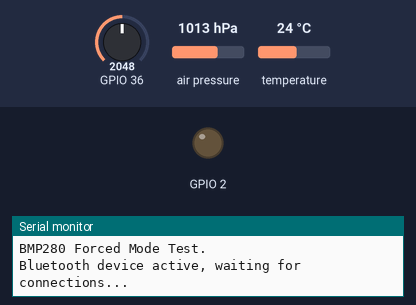
The program below on a simulated ESP32. Parts: output pins drawn as LEDs (lit = HIGH), the last lines printed to the serial monitor. The inputs (shaded band) are chosen by the test bench; at power-on: GPIO 36 = 2048, air pressure 1013 hPa, temperature 24 °C. Nothing arrives over Bluetooth unless stated; a phone connects over Bluetooth LE 3 s after start.

Above: at 0.1 s.
At 3.1 s:
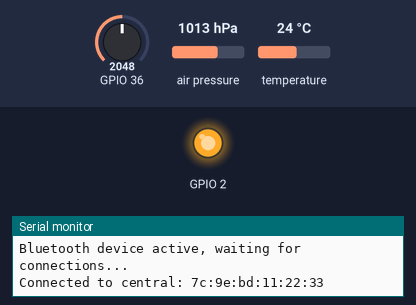
Timing chart, 0 to 4.6 s (numbered marks = the images above):
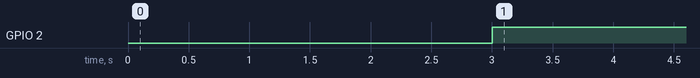

Measured:
- by itself, GPIO 2: LOW → HIGH at 3.0 s

The program:

main.cpp
```cpp
#include <Arduino.h>
#include <ArduinoBLE.h>

/*************************************************************************/
#include <Wire.h>
#include "SPI.h"
#include <Adafruit_Sensor.h>
#include "Adafruit_BMP280.h"
/*************************************************************************/
// Define the Battery Service
BLEService batteryService("180F");
BLEUnsignedCharCharacteristic batteryLevelChar("2A19", BLERead | BLENotify);

//Environmental monitoring - EVM
BLEService EVMService("181A");
BLEUnsignedIntCharacteristic     EVMLevelChar_temperature("2A6E", BLERead|BLENotify);
BLEUnsignedIntCharacteristic     EVMLevelChar_pressure("2A6D", BLERead|BLENotify);
BLEUnsignedIntCharacteristic     EVMLevelChar_altitude("2AB3", BLERead|BLENotify);


int oldBatteryLevel = 0;
long previousMillis = 0;

void updateBatteryLevel();

/**************************************************************************/
#define BMP280_ADDRESS 0x76
void BMP_280_setup();
void BMP_280_loop();
Adafruit_BMP280 bmp; // I2C
/*************************************************************************/

void setup()
{

        Serial.begin(9600);
        /***************************************************************/
        BMP_280_setup();
        /***************************************************************/

        while (!Serial);
        pinMode(2, OUTPUT);

        if (!BLE.begin())
        {
            Serial.println("Starting BLE failed!");
            while (1);
        }

        BLE.setLocalName("ESS MONITOR");
        BLE.setDeviceName("ESS DEVICE");  //Environmental Sensing Service

        BLE.setAppearance(0x0300);        // Set appearance to a generic sensor

        batteryService.addCharacteristic(batteryLevelChar);               //  battery
        EVMService.addCharacteristic(EVMLevelChar_temperature);           //  ESS
        EVMService.addCharacteristic(EVMLevelChar_pressure);
        EVMService.addCharacteristic(EVMLevelChar_altitude);


        // Add services to the BLE peripheral
        BLE.addService(batteryService);
        BLE.addService(EVMService);
        // Start advertising
        BLE.advertise();
        Serial.println("Bluetooth device active, waiting for connections...");

}

void loop()
{
    BLEDevice central = BLE.central();
    if (central)
    {
        Serial.print("Connected to central: ");
        Serial.println(central.address());
        digitalWrite(2, HIGH);

        while (central.connected())
        {
            long currentMillis = millis();
            if (currentMillis - previousMillis >= 5000)
            {
                previousMillis = currentMillis;
                updateBatteryLevel();
                BMP_280_loop();
            }
        }
        digitalWrite(2, LOW);
        Serial.print("Disconnected from central: ");
        Serial.println(central.address());
    }

}

void updateBatteryLevel() {
    int battery = analogRead(A0);
    int batteryLevel = map(battery, 0, 1023, 0, 100);
    Serial.print("Battery Level % is now: ");
    Serial.println(batteryLevel);
    batteryLevelChar.writeValue(batteryLevel);
}


void BMP_280_setup()
{

    Serial.begin(9600);
    Serial.println(F("BMP280 Forced Mode Test."));
    if (!bmp.begin(BMP280_ADDRESS))
    {
        Serial.println(F("Could not find a valid BMP280 sensor, check wiring or "
                        "try a different address!"));
        while (1) delay(10);
    }
    /* Default settings from datasheet. */
    bmp.setSampling(Adafruit_BMP280::MODE_FORCED,     /* Operating Mode. */
                    Adafruit_BMP280::SAMPLING_X2,     /* Temp. oversampling */
                    Adafruit_BMP280::SAMPLING_X16,    /* Pressure oversampling */
                    Adafruit_BMP280::FILTER_X16,      /* Filtering. */
                    Adafruit_BMP280::STANDBY_MS_500); /* Standby time. */
}

void  BMP_280_loop()
{
    //Read values from the sensor:

	int temperature = bmp.readTemperature();
    float pressure = bmp.readPressure();
	int altimeter = bmp.readAltitude (1050.35);
    Serial.println(temperature);
    Serial.println(pressure);
    Serial.println(altimeter);
    EVMLevelChar_temperature.writeValue(temperature*100);
    EVMLevelChar_pressure.writeValue(pressure);
    EVMLevelChar_altitude.writeValue(altimeter*0.1);
}
```
